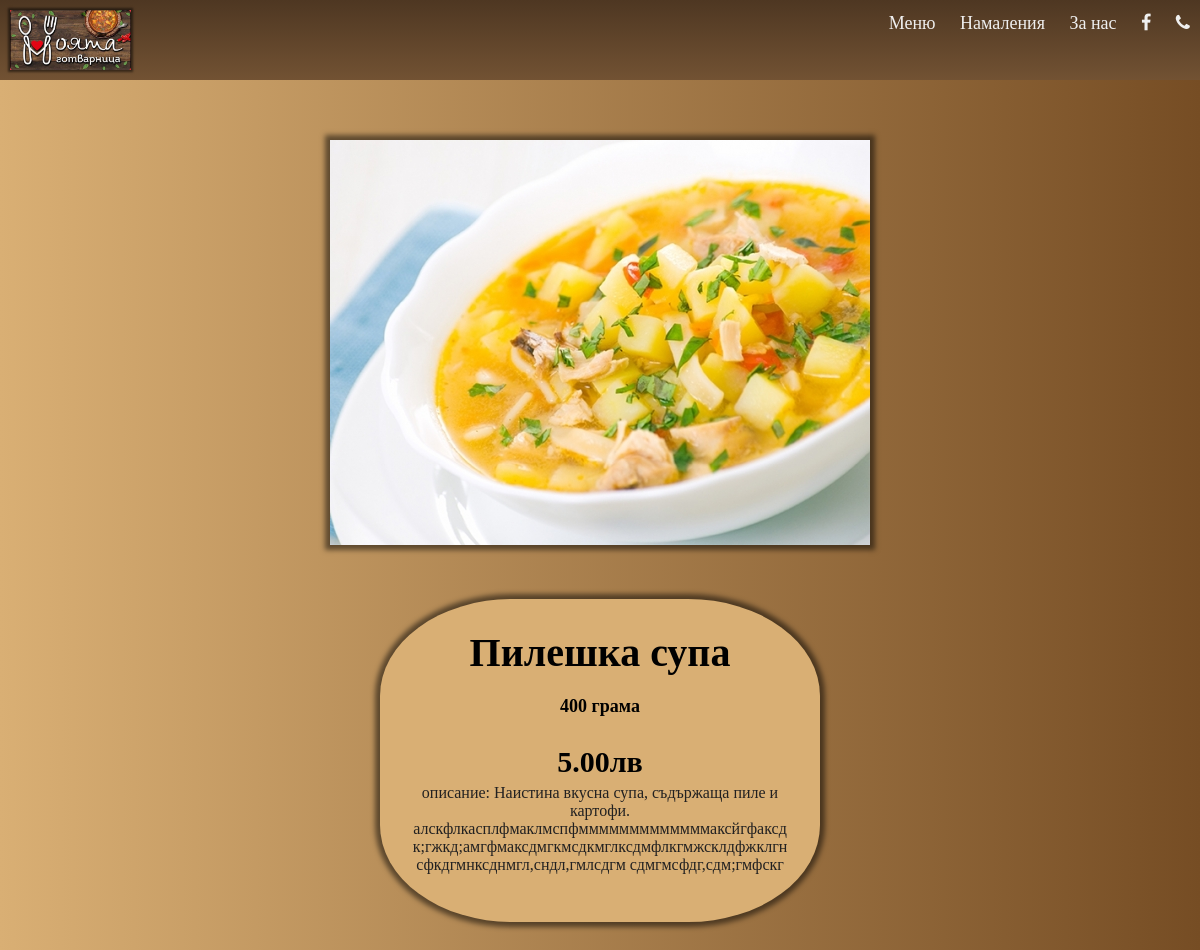
Page /dish/1/ on the committed database.
### base/models.py (models this page shows, shortened)
class Dish(models.Model):
    title = models.CharField(max_length=50)
    dishesType = models.ForeignKey(DishesType, on_delete=models.SET_NULL, null=True)
    weight = models.IntegerField()
    price = models.DecimalField(max_digits=8, decimal_places=2)
    picture = models.ImageField(upload_to='files/picturesDishes')
    description = models.TextField(null=True, blank=True)

### base/views.py (the view)
# urls.py: path('dish/<str:pk>/', views.dishinfo, name="dishinfo"),
def dishinfo(request, pk):
    dish = Dish.objects.get(id=pk)
    context = {'dish':dish}
    return render(request, 'dishinfo.html', context)

### templates/dishinfo.html (shortened to what this page needs)
{% extends 'main.html' %}
{% block content %}
<div class="dish-container">
    <div>
        <div>
            <img src="http://localhost:8000/{{ dish.picture }}"/>
        </div>
    </div>
    <div class="param headshot">
        <h1 style="font-size: 40px; margin-top: 0; margin-bottom: 20px;">{{ dish.title }}</h1>
        <h3>{{ dish.weight}} грама</h3><br>
        <h3 style="font-size: 30px;">{{dish.price}}лв</h3>
        <p>описание: {{ dish.description }}</p><br>
    </div>
</div>
{% endblock %}

### templates/navbar.html (style rules this page uses)
* { box-sizing: border-box; }
body { background: linear-gradient(to right, #d9af74, #764d24); margin:0; padding:0; }
.dish-container { display: grid; grid-template-columns: 3fr 2fr; }

### templates/dishinfo.html (style rules this page uses)
.dish-container { display: flex; flex-direction: column; align-items: center; padding: 50px; text-align: center; padding-top: 140px; }
h1 { font-size: 24px; margin-bottom: 10px; }
.dish-container img { max-width: 800px; height: auto; width: 100%; box-shadow: 0 0 5px 5px rgba(0, 0, 0, 0.5); margin-bottom: 30px; }
.param { margin-bottom: 20px; border: 2px solid #ccc; border-radius: 10px; padding: 20px; text-align: center; overflow-wrap: break-word; max-width: 40%; }
.headshot { flex-shrink: 0; margin: 20px; border-radius: 30%; border: calc(8px + 0.2vw) solid transparent; background-origin: border-box; background-size: cover; box-sizing: border-box; box-shadow: 0 0 5px 5px rgba(0, 0, 0, 0.5); background-color:#d9af74; }
h3 { font-size: 18px; margin: 5px 0; }
p { font-size: 16px; color: #222121; margin: 0; }

### rows in the picture
Dish: picture (picture), title "Пилешка супа", weight "400", price "5.00", description "Наистина вкусна супа, съдържаща пиле и картофи. алскфлкасплфмаклмспфмммммммммммммаксйгфаксдк;гжкд;амгфмаксдмгкмсдкмглксдмфлкгмжсклдфжклгнсфкдгмнксднмгл,сндл,гмлсдгм сдмгмсфдг,сдм;гмфскг"
